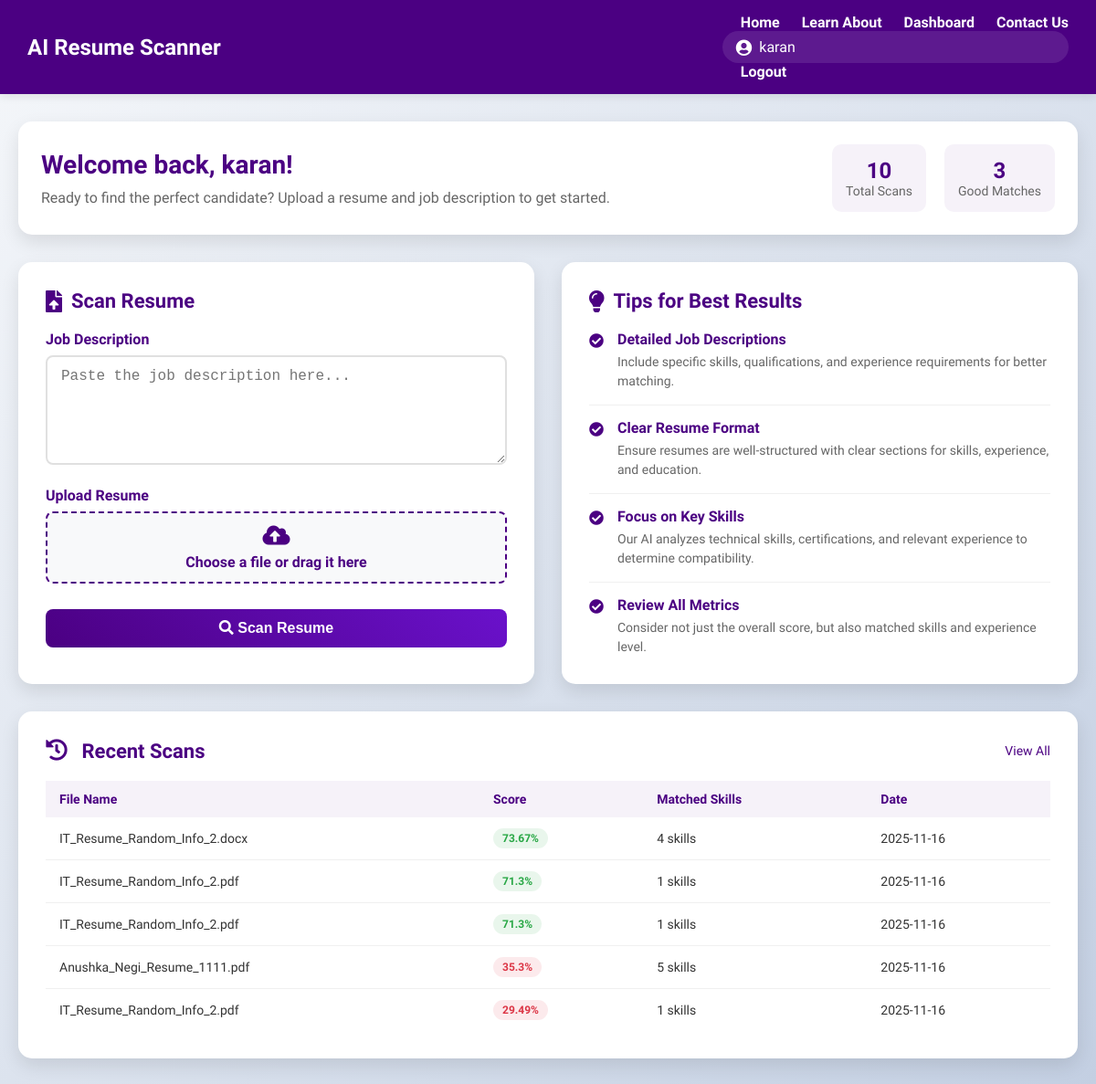
The app's page /dashboard (signed in) with its own data.
### tables this page shows
CREATE TABLE scans (
            id INTEGER PRIMARY KEY AUTOINCREMENT,
            user_id INTEGER,
            filename TEXT,
            similarity_score REAL,
            matched_skills TEXT,
            missing_skills TEXT,
            scan_date TIMESTAMP DEFAULT CURRENT_TIMESTAMP
        , years_experience INTEGER DEFAULT 0, education_level INTEGER DEFAULT 0, experience REAL DEFAULT 0);

### app.py (the view)
@app.route("/dashboard")
def dashboard():
    if "username" not in session:
        return redirect(url_for("login"))
    conn = sqlite3.connect("users.db")
    c = conn.cursor()
    c.execute("""
        SELECT filename, similarity_score, scan_date, matched_skills, missing_skills, experience, education_level
        FROM scans
        WHERE user_id = ?
        ORDER BY scan_date DESC
        LIMIT 10
    """, (session["user_id"],))
    scans = c.fetchall()
    conn.close()
    return render_template("dashboard.html", username=session["username"], scans=scans)

### templates/dashboard.html (shortened to what this page needs)
<!DOCTYPE html>
<html lang="en">
<head>
  <link rel="stylesheet" href="https://cdnjs.cloudflare.com/ajax/libs/font-awesome/5.15.3/css/all.min.css">
</head>
<body>
<nav>
  <h1>AI Resume Scanner</h1>
  <div class="nav-links">
    <a href="/">Home</a>
    <a href="/about">Learn About</a>
    <a href="/dashboard">Dashboard</a>
    <a href="/contact">Contact Us</a>
    <div class="user-info">
      <i class="fas fa-user-circle"></i>
      <span>{{ username }}</span>
    </div>
    <a href="/logout">Logout</a>
  </div>
</nav>
<div class="container">
  <div class="welcome">
    <div class="welcome-text">
      <h2>Welcome back, {{ username }}!</h2>
      <p>Ready to find the perfect candidate? Upload a resume and job description to get started.</p>
    </div>
    <div class="stats-mini">
      <div class="stat-mini">
        <div class="number">{{ scans|length }}</div>
        <div class="label">Total Scans</div>
      </div>
      <div class="stat-mini">
        <div class="number">{{ scans|selectattr('1', 'greaterthan', 70)|list|length }}</div>
        <div class="label">Good Matches</div>
      </div>
    </div>
  </div>
  <div class="content-grid">
    <div class="scanner">
      <h3><i class="fas fa-file-upload"></i> Scan Resume</h3>
      <form action="/upload" method="post" enctype="multipart/form-data">
        <div class="form-group">
          <label for="jobdesc">Job Description</label>
          <textarea id="jobdesc" name="jobdesc" class="form-control" placeholder="Paste the job description here..." required></textarea>
        </div>
        <div class="form-group">
          <label for="resume">Upload Resume</label>
          <div class="file-upload">
            <label for="resume" class="file-upload-label">
              <i class="fas fa-cloud-upload-alt"></i>
              <span id="file-name">Choose a file or drag it here</span>
            </label>
          </div>
        </div>
        <button type="submit" class="btn btn-primary">
          <i class="fas fa-search"></i> Scan Resume
        </button>
      </form>
    </div>
    <div class="tips">
      <h3><i class="fas fa-lightbulb"></i> Tips for Best Results</h3>
      <div class="tip-item">
        <i class="fas fa-check-circle"></i>
        <div class="tip-content">
          <h4>Detailed Job Descriptions</h4>
          <p>Include specific skills, qualifications, and experience requirements for better matching.</p>
        </div>
      </div>
      <div class="tip-item">
        <i class="fas fa-check-circle"></i>
        <div class="tip-content">
          <h4>Clear Resume Format</h4>
          <p>Ensure resumes are well-structured with clear sections for skills, experience, and education.</p>
        </div>
      </div>
      <div class="tip-item">
        <i class="fas fa-check-circle"></i>
        <div class="tip-content">
          <h4>Focus on Key Skills</h4>
          <p>Our AI analyzes technical skills, certifications, and relevant experience to determine compatibility.</p>
        </div>
      </div>
      <div class="tip-item">
        <i class="fas fa-check-circle"></i>
        <div class="tip-content">
          <h4>Review All Metrics</h4>
          <p>Consider not just the overall score, but also matched skills and experience level.</p>
        </div>
      </div>
    </div>
  </div>
  <div class="history">
    <h3>
      <span><i class="fas fa-history"></i> Recent Scans</span>
      <a href="#" class="view-all">View All</a>
    </h3>
    {% if scans %}
    <table class="history-table">
      <thead>
        <tr>
          <th>File Name</th>
          <th>Score</th>
          <th>Matched Skills</th>
          <th>Date</th>
        </tr>
      </thead>
      <tbody>
        {% for scan in scans[:5] %}
        <tr>
          <td>{{ scan[0] }}</td>
          <td>
            {% if scan[1] >= 70 %}
              <span class="score-badge score-high">{{ scan[1] }}%</span>
            {% elif scan[1] >= 40 %}
              <span class="score-badge score-medium">{{ scan[1] }}%</span>
            {% else %}
              <span class="score-badge score-low">{{ scan[1] }}%</span>
            {% endif %}
          </td>
          <td>{{ scan[3].split(',')|length if scan[3] else 0 }} skills</td>
          <td>{{ scan[2][:10] }}</td>
        </tr>
        {% endfor %}
      </tbody>
    </table>
    {% else %}
    <div class="empty-history">
      <i class="fas fa-inbox"></i>
      <p>No scan history yet. Upload your first resume to get started!</p>
    </div>
    {% endif %}
  </div>
</div>
</body>
</html>

### records on screen
scans: filename "IT_Resume_Random_Info_2.docx", similarity_score "73.67", scan "4", scan_date "2025-11-16"
scans: filename "IT_Resume_Random_Info_2.pdf", similarity_score "71.3", scan "1", scan_date "2025-11-16"
scans: filename "IT_Resume_Random_Info_2.pdf", similarity_score "71.3", scan "1", scan_date "2025-11-16"
scans: filename "Anushka_Negi_Resume_1111.pdf", similarity_score "35.3", scan "5", scan_date "2025-11-16"
scans: filename "IT_Resume_Random_Info_2.pdf", similarity_score "29.49", scan "1", scan_date "2025-11-16"

### other values on screen
{{ username }} "karan"
{{ scans|length }} "10"
{{ scans|selectattr('1', 'greaterthan', 70)|list|length }} "3"
